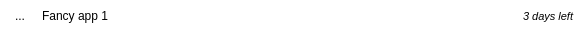
<?xml version="1.0" encoding="UTF-8"?>
<ui version="4.0">
 <class>Form</class>
 <widget class="QWidget" name="Form">
  <property name="geometry">
   <rect>
    <x>0</x>
    <y>0</y>
    <width>585</width>
    <height>32</height>
   </rect>
  </property>
  <property name="sizePolicy">
   <sizepolicy hsizetype="Preferred" vsizetype="Fixed">
    <horstretch>0</horstretch>
    <verstretch>0</verstretch>
   </sizepolicy>
  </property>
  <property name="minimumSize">
   <size>
    <width>0</width>
    <height>32</height>
   </size>
  </property>
  <property name="maximumSize">
   <size>
    <width>16777215</width>
    <height>32</height>
   </size>
  </property>
  <property name="cursor">
   <cursorShape>PointingHandCursor</cursorShape>
  </property>
  <property name="windowTitle">
   <string>Form</string>
  </property>
  <property name="autoFillBackground">
   <bool>false</bool>
  </property>
  <property name="styleSheet">
   <string notr="true">background-color: transparent; border: none</string>
  </property>
  <layout class="QHBoxLayout" name="horizontalLayout">
   <property name="spacing">
    <number>0</number>
   </property>
   <property name="leftMargin">
    <number>0</number>
   </property>
   <property name="topMargin">
    <number>0</number>
   </property>
   <property name="rightMargin">
    <number>0</number>
   </property>
   <property name="bottomMargin">
    <number>0</number>
   </property>
   <item>
    <spacer name="left_spacer">
     <property name="orientation">
      <enum>Qt::Horizontal</enum>
     </property>
     <property name="sizeType">
      <enum>QSizePolicy::Fixed</enum>
     </property>
     <property name="sizeHint" stdset="0">
      <size>
       <width>8</width>
       <height>0</height>
      </size>
     </property>
    </spacer>
   </item>
   <item>
    <widget class="QToolButton" name="status_button">
     <property name="minimumSize">
      <size>
       <width>24</width>
       <height>24</height>
      </size>
     </property>
     <property name="maximumSize">
      <size>
       <width>24</width>
       <height>24</height>
      </size>
     </property>
     <property name="text">
      <string>...</string>
     </property>
     <property name="icon">
      <iconset>
       <normaloff>../images/pending.png</normaloff>../images/pending.png</iconset>
     </property>
     <property name="iconSize">
      <size>
       <width>20</width>
       <height>20</height>
      </size>
     </property>
    </widget>
   </item>
   <item>
    <spacer name="horizontalSpacer">
     <property name="orientation">
      <enum>Qt::Horizontal</enum>
     </property>
     <property name="sizeType">
      <enum>QSizePolicy::Fixed</enum>
     </property>
     <property name="sizeHint" stdset="0">
      <size>
       <width>10</width>
       <height>20</height>
      </size>
     </property>
    </spacer>
   </item>
   <item>
    <widget class="QLabel" name="name_label">
     <property name="sizePolicy">
      <sizepolicy hsizetype="Preferred" vsizetype="Preferred">
       <horstretch>0</horstretch>
       <verstretch>0</verstretch>
      </sizepolicy>
     </property>
     <property name="styleSheet">
      <string notr="true"/>
     </property>
     <property name="text">
      <string>Fancy app 1</string>
     </property>
     <property name="wordWrap">
      <bool>true</bool>
     </property>
    </widget>
   </item>
   <item>
    <spacer name="horizontalSpacer_3">
     <property name="orientation">
      <enum>Qt::Horizontal</enum>
     </property>
     <property name="sizeType">
      <enum>QSizePolicy::Expanding</enum>
     </property>
     <property name="sizeHint" stdset="0">
      <size>
       <width>10</width>
       <height>20</height>
      </size>
     </property>
    </spacer>
   </item>
   <item>
    <widget class="QLabel" name="detail_label">
     <property name="sizePolicy">
      <sizepolicy hsizetype="Preferred" vsizetype="Preferred">
       <horstretch>0</horstretch>
       <verstretch>0</verstretch>
      </sizepolicy>
     </property>
     <property name="font">
      <font>
       <pointsize>-1</pointsize>
       <italic>true</italic>
      </font>
     </property>
     <property name="styleSheet">
      <string notr="true">font-style: italic; font-size: 11px;</string>
     </property>
     <property name="text">
      <string>3 days left</string>
     </property>
    </widget>
   </item>
   <item>
    <spacer name="horizontalSpacer_5">
     <property name="orientation">
      <enum>Qt::Horizontal</enum>
     </property>
     <property name="sizeType">
      <enum>QSizePolicy::Fixed</enum>
     </property>
     <property name="sizeHint" stdset="0">
      <size>
       <width>10</width>
       <height>20</height>
      </size>
     </property>
    </spacer>
   </item>
  </layout>
 </widget>
 <resources/>
 <connections/>
</ui>
